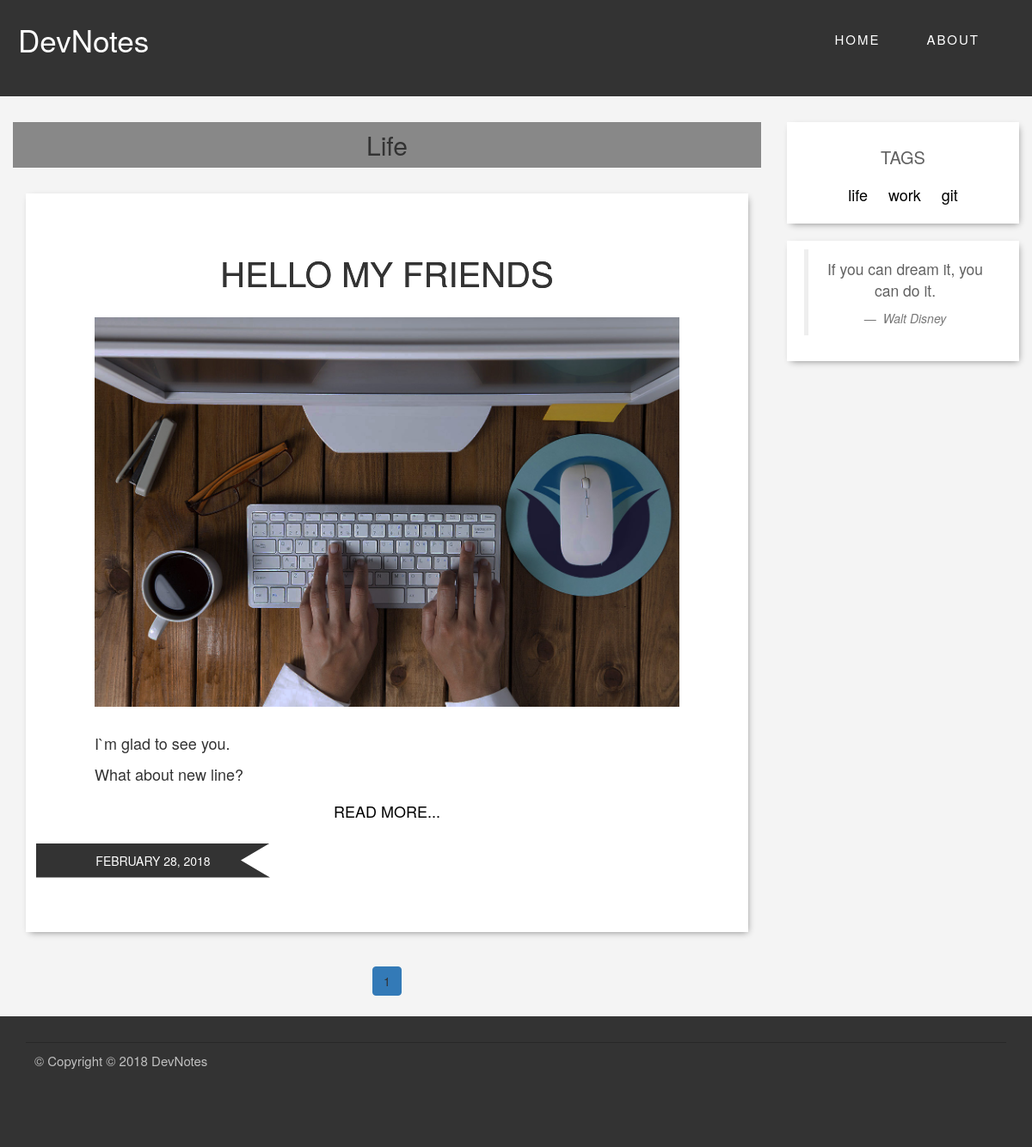
Screenshot of /blog/tag/life with the database file from the repository.
### my_blog/blueprints/blog/models.py (models this page shows, shortened)
class Tag(db.Model):
    id = db.Column(db.Integer, primary_key=True)
    name = db.Column(db.String(128))
    @property
    def blogposts(self):
        return self.BlogPost.paginate(1, 2 ,error_out=False)
    @staticmethod
    def all():
        return Tag.query.all()
    def __repr__(self):
        return self.name

class BlogPost(db.Model):
    id = db.Column(db.Integer, primary_key=True)
    title = db.Column(db.String(128))
    date = db.Column(db.DateTime)
    content = db.Column(db.String)
    imagePath = db.Column(db.String)
    published = db.Column(db.Boolean)
    _tags = db.relationship('Tag', secondary =tags, lazy ='joined', backref=db.backref('BlogPost', lazy='dynamic'))
    comments = db.relationship('Comment', backref = 'blogpost', lazy = 'dynamic')
    def markup_content(self):
        return Markup(markdown(self.content))
    def intro_content(self):
        return self.markup_content()[:700]
    def formated_date(self):
        return "{0:%B %d, %Y}".format(self.date).upper()
    @property
    def tags(self):
        return ",".join([tag.name for tag in self._tags])
    @tags.setter
    def tags(self, string):
        if string:
            self._tags = [Tag.get_or_create(tag) for tag in string.split(',')]
        else:
            self._tags = []

### my_blog/blueprints/blog/views.py (the view)
@blog.route('/tag/<name>')
def tag(name):
    tag = Tag.query.filter_by(name=name).first()
    return render_template('tag.html', tag=tag, tags=Tag.all())

### my_blog/blueprints/blog/templates/tag.html
{% extends "base.html" %}
{% block content %}
<div class="col-md-9 ">
  <div class="main-column">
    <div class="tag-header">
    <h1>{{tag.name}}</h1>
    </div>
    {% if tag.BlogPost.count() >0 %}
    <div class="container blog-posts">
    {% with blogposts = tag.blogposts %}
    {% include "blog.html"%}
    {% endwith %}
    </div>
    {% else %}
    <p>There are no Blogposts.</p>
    {% endif %}
  </div>
</div>
{% endblock %}

### my_blog/templates/base.html (shortened to what this page needs)
<!doctype html>
 <html class="no-js" lang="">
    <head>
        <link rel="stylesheet" href="{{ url_for('static', filename='css/bootstrap.min.css')}}">
        <link rel="stylesheet" href="{{ url_for('static', filename='css/bootstrap-theme.min.css')}}">
        <link rel="stylesheet" href="{{ url_for('static', filename='css/main.css')}}">
    </head>
    <body>
        <header class="header">
          {% block header %}
          <div class="header--standard">
            <nav class="navbar" role="navigation">
              <a class="navbar__logo" href="{{url_for('main.index')}}">DevNotes</a>
              <div class="navbar-main">
                <a class="navbar-item" href="{{url_for('main.index')}}">HOME</a>
                <a class="navbar-item" href="#">ABOUT</a>
              </div>
            </nav>
          </div>
          {% endblock %}
        </header>
        <div class="container">
          <div class="row">
            {% block content %}{% endblock %}
            {% block sidebar %}
            <aside class="col-md-3">
              <div class="sidebar">
                <div class="tags container">
                  <h2>TAGS</h2>
                  {% if tags %}
                    {% for tag in tags %}
                    <div class="tag"><a href="{{url_for('blog.tag', name=tag.name)}}">{{tag}}</a></div>
                    {% endfor %}
                  {% endif %}
                </div>
                <div class="blockquote container">
                  <blockquote>
                    <p>If you can dream it, you can do it.</p>
                    <footer> <cite title="Source Title">Walt Disney</cite></footer>
                  </blockquote>
                </div>
              </div>
            {% endblock %}
          </aside>
          </div>
    </div>
    <footer class="footer">
      <div class="Copyright">
      <p>&copy; Copyright © 2018 DevNotes</p>
    </footer>
    </body>
</html>

### my_blog/blueprints/main/templates/blog.html
{% from "pagination_macros.html" import pagination %}
{% if  blogposts.total > 0 %}
{% for blogpost in blogposts.items %}
{% with blogpost = blogpost %}
{% include "blogpost-intro.html"%}
{% endwith %}
{% endfor %}
{% else %}
No posts yet.
{% endif %}
<nav class="Page_navigation" aria-label="Page navigation">
{{ pagination(blogposts) }}
</nav>

### my_blog/templates/pagination_macros.html (shortened to what this page needs)
{% macro pagination(blogposts) %}
  <ul class="pagination">
    {% for page in blogposts.iter_pages() %}
        {% if page <= (blogposts.page | int) +2 and page >= (blogposts.page | int) -2 %}
          {% if page == blogposts.page  %}
          <li class="page-item active" ><a class="page-link" href="#">{{blogposts.page}}<span class="sr-only">(current)</span></a></li>
          {% else %}
          <li class="page-item"><a class="page-link" href="{{url_for('main.page', pagenum=page)}}">{{page}}</a></li>
          {% endif %}
        {% endif %}
      {% endfor %}
  </ul>
{% endmacro %}

### my_blog/blueprints/main/templates/blogpost-intro.html (shortened to what this page needs)
<div class="card blogpost-intro container" >
  <div class="card-block blogpost-intro__content">
    <h4 class="card-title"><a class="blogpost-intro__title" href="{{url_for('blog.read', post_title=blogpost.title)}}">{{blogpost.title}}</a></h4>
    <img class="card-img-top blogpost-intro__picture" src="{{url_for('static', filename=blogpost.imagePath)}}" alt="Blogpost background image">
    <div class="blogpost-intro__text">
      <p class="card-text">{{blogpost.intro_content()}}</p>
    </div>
    <a href="{{url_for('blog.read', post_title=blogpost.title)}}" class="btn blogpost-intro__link">READ MORE...</a>
    <div class="blogpost-intro__date">
    <div class="blogpost-intro__date-value"><p>{{blogpost.formated_date()}}</p></div>
    </div>
    </div>
</div>

### my_blog/static/css/main.css (style rules this page uses)
html { font-size: 62.5%; }
body { background:#F4F4F4; margin:0; font-family: Oswald, "Helvetica Neue", Arial, Helvetica, Verdana, sans-serif; }
.container { width:auto; box-sizing: border-box; }
header { vertical-align: middle; margin-bottom: 1rem; }
.header--standard { height: 14vh; background: #333; }
.navbar { position:absolute; top:0; width: 100%; z-index: 50; margin-bottom: 0; vertical-align: middle; padding:2rem; }
.navbar-main, .navbar-admin { display: inline-block; padding:1.5rem; height:100%; vertical-align: middle; }
.header--standard .navbar-main { float: right; }
.navbar-item { height: 5rem; padding: 2.5rem; font-size: 18px; line-height: 20px; color: white; font-size: 1.5rem; letter-spacing: 2px; }
.navbar__logo, .navbar__logo:active { font-family: Oswald, "Helvetica Neue", Arial, Helvetica, Verdana, sans-serif; display:inline-block; text-align: left; color:white; font-size:3.5rem; background-color: white; color: transparent; text-shadow:none; -webkit-background-clip: text; -moz-background-clip: text; background-clip: text; text-decoration:none; }
.sidebar > div, .blogpost-intro, .login-form, .edit_post-form, .comment-form { margin:2rem 0rem; text-align: center; box-shadow: 2px 3px 8px -3px grey; background:#FFFFFF; padding:1rem 2rem; box-sizing: border-box; }
.blogpost-intro { padding: 6rem 8rem; position: relative; overflow: hidden; }
.blogpost-intro__title { text-transform: uppercase; font-size:4rem; letter-spacing: 0px; text-align: center; margin:3rem 0rem 0rem; }
.blogpost-intro__title:link, .blogpost-intro__title:visited, .blogpost-intro__title:active { color: inherit; text-decoration: none; transition: all .1s; transform: scale(1); text-shadow: 0px 0px 0px; }
.blogpost-intro__picture { max-width:100%; margin:2rem 0rem; }
.blogpost-intro__link { color: black; font-size: 1.8rem; }
.blogpost-intro__text { text-align: justify; font-size: 1.8rem; }
.blogpost-intro__date { position: relative; width: 100%; height:6rem; }
.blogpost-intro__date-value { position: absolute; left:-10%; bottom: 5%; height:4rem; width: 100%; background: #333333; overflow: hidden; clip-path:polygon(0 0, 40% 0, 35% 50%, 40% 100%, 0 100%); color: white; }
.blogpost-intro__date-value p { margin: 0; position: absolute; top: 50%; left: 20%; transform: translate(-50%, -50%); }
.Page_navigation { text-align: center; }
.Page_navigation a.page-link { color: #333333; }
.sidebar { color:#616161; text-align: justify; }
.sidebar h2 { font-size:2rem; text-align: center; }
.tags .tag { display: inline-block; padding: 1rem; }
.tags a { color: black; font-size: 1.8rem; }
.tag-header h1 { font-size:3rem; background: #888888; color:#333; text-align: center; padding: 1rem; text-transform: capitalize; }
.footer { padding: 2rem; background-color:#333333; color: silver; font-size: 1.5rem; }
.Copyright { border-top: 1px solid #272727; margin:1rem 1rem 5rem; padding: 1rem; }

### rows the page displays
Tag: name "Life", name "life"
BlogPost: title "HELLO MY FRIENDS", imagePath (picture), intro_content "I`m glad to see you. What about new line?", formated_date "FEBRUARY 28, 2018"
Tag: name "work"
Tag: name "git"

### other values shown
{{ blogposts.page }} "1"
